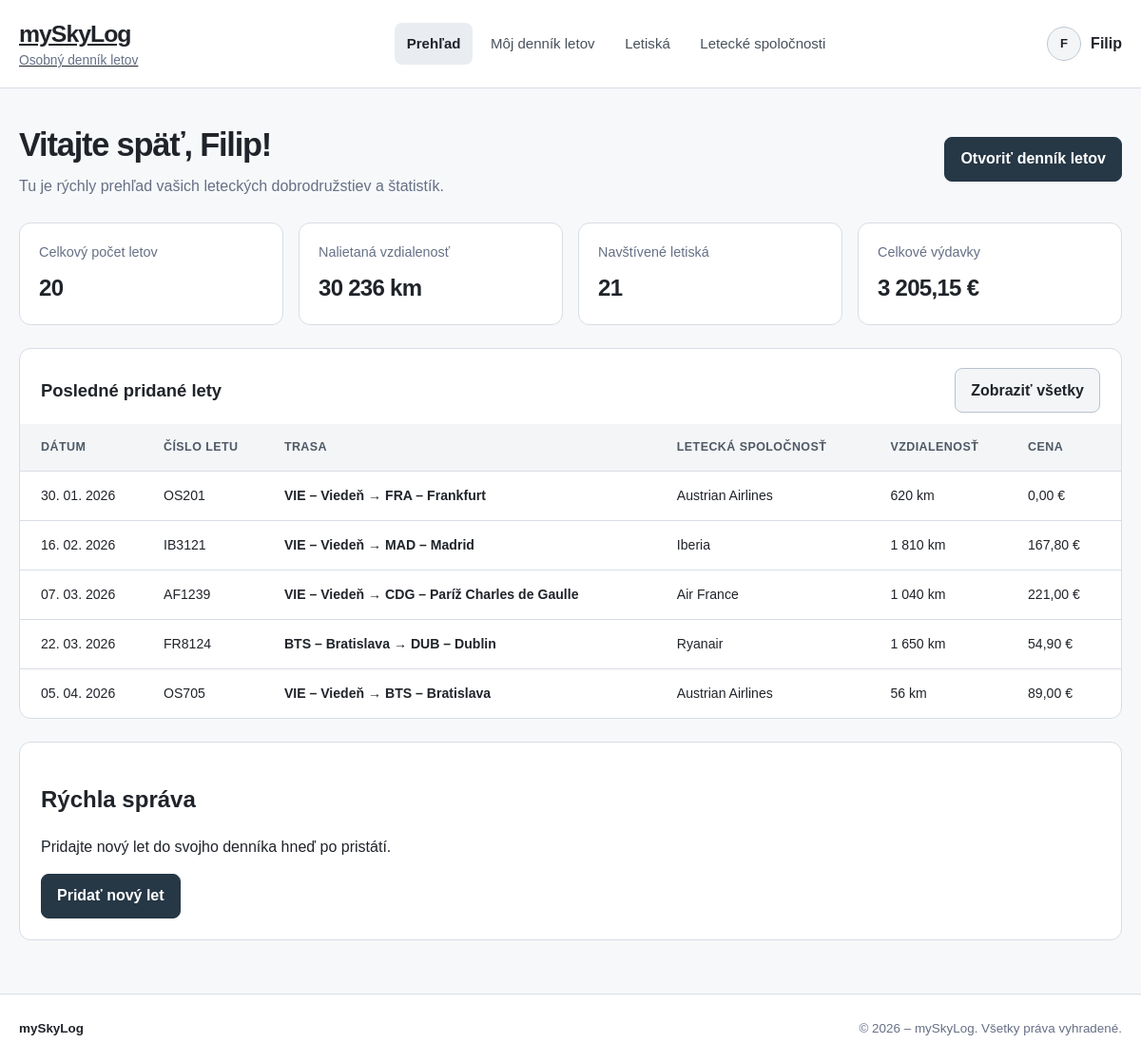
The page / on the database its author committed.
### tables this page shows
CREATE TABLE IF NOT EXISTS `flights` (
    `id` INT UNSIGNED NOT NULL AUTO_INCREMENT,
    `flight_number` VARCHAR(20) NOT NULL,
    `departure_airport` VARCHAR(100) NOT NULL,
    `arrival_airport` VARCHAR(100) NOT NULL,
    `airline` VARCHAR(120) NOT NULL,
    `flight_date` DATE NOT NULL,
    `distance_km` INT UNSIGNED NULL,
    `ticket_price` DECIMAL(10, 2) NULL,
    `payment_method` VARCHAR(20) NULL,
    `notes` TEXT NULL,
    PRIMARY KEY (`id`),
    INDEX `idx_flights_flight_date` (`flight_date`)
);

### Framework/Http/Responses/Response.php (called while the page is built, shortened)
<?php
abstract class Response
{
    public function send(): void
    {
        $this->generate();
    }
}

### public/index.php (called while the page is built, shortened)
<?php
require __DIR__ . '/../Framework/ClassLoader.php';
try {
    $app = new App();
    $app->run();
} catch (Exception $e) {
    die('An error occurred: ' . $e->getMessage());
}

### Framework/Support/LinkGenerator.php (called while the page is built, shortened)
<?php
class LinkGenerator
{
    private Request $request;
    public function __construct(Request $request, Router $router)
    {
        $this->request = $request;
    }
    public function url(
        string|array $destination,
        array $parameters = [],
        bool $absolute = false,
        bool $appendParameters = false
    ): string {
        list($controller, $action) = explode(".", $destination);
        $args = $appendParameters ? $this->request->get() : [];
        $args = ["c" => lcfirst($controller), "a" => $action != "index" ? $action : null] + $parameters + $args;
        $basePath = $absolute ? $this->request->getBaseUrl() : "";
        return $basePath . "?" . http_build_query($args);
    }
}

### Framework/DB/Connection.php (called while the page is built, shortened)
<?php
class Connection
{
    private static ?Connection $instance = null;
    private PDO $db;
    public function __construct(PDO $db)
    {
        $this->db = $db;
    }
    public static function getInstance(): Connection
    {
        try {
            if (self::$instance == null) {
                $db = new PDO(
                    'mysql:dbname=' . Configuration::DB_NAME . ';host=' . Configuration::DB_HOST,
                    Configuration::DB_USER,
                    Configuration::DB_PASS
                );
                $db->setAttribute(PDO::ATTR_ERRMODE, PDO::ERRMODE_EXCEPTION);
                $db->setAttribute(PDO::ATTR_EMULATE_PREPARES, true);
                self::$instance = new self($db);
            }
            return self::$instance;
        } catch (PDOException $e) {
            throw new Exception('Connection failed: ' . $e->getMessage());
        }
    }
    public function prepare(string $sql): DebugStatement
    {
        try {
            return new DebugStatement($this->db->prepare($sql));
        } catch (PDOException $e) {
            throw new Exception('Prepare failed: ' . $e->getMessage());
        }
    }
}

### Framework/Core/Model.php (called while the page is built, shortened)
<?php
abstract class Model implements \JsonSerializable
{
    protected static ?string $tableName = null;
    protected static array $columnsMap = [];
    private static array $dbColumns = [];
    private static IDbConvention $dbConventions;
    protected static function getTableName(): string
    {
        if (!empty(static::$tableName)) {
            return static::$tableName;
        }
        return self::getConventions()->getTableName(get_called_class());
    }
    protected static function getColumnsMap(): array
    {
        return static::$columnsMap ?? [];
    }
    public static function getAll(
        ?string $whereClause = null,
        array   $whereParams = [],
        ?string $orderBy = null,
        ?int    $limit = null,
        ?int    $offset = null
    ): array
    {
        try {
            $sql = "SELECT " . static::getDBColumnNamesList() . " FROM `" . static::getTableName() . "`";
            if ($orderBy !== null) {
                $sql .= " ORDER BY $orderBy";
            }
            $stmt = Connection::getInstance()->prepare($sql);
            $stmt->execute($whereParams);
            $models = $stmt->fetchAll(PDO::FETCH_CLASS | PDO::FETCH_PROPS_LATE, static::class);
            return $models;
        } catch (PDOException $exception) {
            throw new Exception('Query failed: ' . $exception->getMessage(), 0, $exception);
        }
    }
    private static function getDbColumns(): array
    {
        try {
            $sql = "DESCRIBE " . static::getTableName();
            $stmt = Connection::getInstance()->prepare($sql);
            $stmt->execute([]);
            self::$dbColumns[static::class] = array_column($stmt->fetchAll(), 'Field');
            return self::$dbColumns[static::class];
        } catch (PDOException $exception) {
            throw new Exception('Query failed: ' . $exception->getMessage(), 0, $exception);
        }
    }
    private static function getModelProperties(): array
    {
        $reflection = new \ReflectionClass(static::class);
        $properties = [];
        foreach ($reflection->getProperties() as $property) {
            $propertyName = $property->getName();
            if ($property->isStatic()) {
                continue;
            }
            $properties[$propertyName] = true;
        }
        return $properties;
    }
    private static function getDBColumnNamesList(): string
    {
        $dbColumns = [];
        foreach (static::getDbColumns() as $columnName) {
            $propertyName = static::toPropertyName($columnName);
            if ($propertyName != $columnName) {
                $dbColumns[] = "`$columnName` AS {$propertyName}";
            } else {
                $dbColumns[] = $columnName;
            }
        }
        return implode(', ', $dbColumns);
    }
    private static function toPropertyName(string $columnName): string
    {
        $customMapping = static::getColumnsMap();
        if (isset($customMapping[$columnName])) {
            return $customMapping[$columnName];
        } else {
            return static::getConventions()->toPropertyName($columnName);
        }
    }
    private static function getConventions(): IDbConvention
    {
        if (!isset(static::$dbConventions)) {
            static::$dbConventions = new (Configuration::DB_CONVENTIONS_CLASS)();
        }
        return static::$dbConventions;
    }
}

### Framework/ClassLoader.php (called while the page is built, shortened)
<?php
class ClassLoader
{
    public static function Boot(): void
    {
        spl_autoload_register(function ($class_name) {
            $file = self::getClassFile($class_name);
        });
    }
    public static function getClassFile(string $className): string
    {
        $baseDir = realpath(dirname(__DIR__));
        $relativePath = str_replace('\\', DIRECTORY_SEPARATOR, ltrim($className, '\\')) . '.php';
        return $baseDir . DIRECTORY_SEPARATOR . $relativePath;
    }
}

### Framework/DB/DebugStatement.php (called while the page is built, shortened)
<?php
class DebugStatement
{
    private PDOStatementAlias $stmt;
    public function __construct($stmt)
    {
        $this->stmt = $stmt;
    }
    public function execute(?array $params = null): bool
    {
        $result = $this->stmt->execute($params);
        $this->stmt->debugDumpParams();
        return $result;
    }
    public function __call(string $name, array $arguments): mixed
    {
        return $this->stmt->{$name}(...$arguments);
    }
}

### App/Controllers/HomeController.php (called while the page is built, shortened)
<?php
class HomeController extends BaseController
{
    public function index(Request $request): Response
    {
        $flights = Flight::getAll(orderBy: 'id DESC');
        $distance = 0;
        $expenses = 0.0;
        $airports = [];
        foreach ($flights as $flight) {
            $distance += (int)($flight->distance_km ?? 0);
            $expenses += (float)($flight->ticket_price ?? 0);
            foreach ([$flight->departure_airport, $flight->arrival_airport] as $airport) {
                if (trim((string)$airport) !== '') {
                    $airports[strtolower(trim((string)$airport))] = true;
                }
            }
        }
        return $this->html([
            'flightCount' => count($flights),
            'totalDistance' => $distance,
            'airportCount' => count($airports),
            'totalExpenses' => $expenses,
            'recentFlights' => array_slice($flights, 0, 5),
        ]);
    }
}

### Framework/DB/DefaultConventions.php (called while the page is built, shortened)
<?php
class DefaultConventions implements IDbConvention
{
    public function toPropertyName(string $columnName): string
    {
        return $columnName;
    }
}

### App/Views/Home/index.view.php (the view, shortened to what this page needs)
<?php
$e = static fn($value) => htmlspecialchars((string)$value, ENT_QUOTES, 'UTF-8');
?>
<section class="page-heading">
    <div>
        <h1>Vitajte späť, Filip!</h1>
        <p>Tu je rýchly prehľad vašich leteckých dobrodružstiev a štatistík.</p>
    </div>
    <a class="button button-primary" href="<?= $link->url('home.flights') ?>">Otvoriť denník letov</a>
</section>
<section class="stats-grid" aria-label="Súhrnné štatistiky">
    <article class="stat-card"><p class="stat-label">Celkový počet letov</p><p class="stat-value"><?= number_format($flightCount, 0, ',', ' ') ?></p></article>
    <article class="stat-card"><p class="stat-label">Nalietaná vzdialenosť</p><p class="stat-value"><?= number_format($totalDistance, 0, ',', ' ') ?> km</p></article>
    <article class="stat-card"><p class="stat-label">Navštívené letiská</p><p class="stat-value"><?= number_format($airportCount, 0, ',', ' ') ?></p></article>
    <article class="stat-card"><p class="stat-label">Celkové výdavky</p><p class="stat-value"><?= number_format($totalExpenses, 2, ',', ' ') ?> €</p></article>
</section>
<section class="section panel table-panel" aria-labelledby="recent-flights-title">
    <div class="table-heading">
        <h2 id="recent-flights-title">Posledné pridané lety</h2>
        <a class="button button-secondary" href="<?= $link->url('home.flights') ?>">Zobraziť všetky</a>
    </div>
    <div class="table-wrap">
        <table>
            <thead><tr><th scope="col">Dátum</th><th scope="col">Číslo letu</th><th scope="col">Trasa</th><th scope="col">Letecká spoločnosť</th><th scope="col">Vzdialenosť</th><th scope="col">Cena</th></tr></thead>
            <tbody>
            <?php foreach ($recentFlights as $flight): ?>
                <tr>
                    <td data-label="Dátum"><?= $e(date('d. m. Y', strtotime((string)$flight->flight_date))) ?></td>
                    <td data-label="Číslo letu"><?= $e($flight->flight_number) ?></td>
                    <td data-label="Trasa"><span class="route"><?= $e($flight->departure_airport) ?> → <?= $e($flight->arrival_airport) ?></span></td>
                    <td data-label="Letecká spoločnosť" class="airline"><?= $e($flight->airline) ?></td>
                    <td data-label="Vzdialenosť"><?= $flight->distance_km !== null && $flight->distance_km !== '' ? number_format((int)$flight->distance_km, 0, ',', ' ') . ' km' : '—' ?></td>
                    <td data-label="Cena"><?= $flight->ticket_price !== null && $flight->ticket_price !== '' ? number_format((float)$flight->ticket_price, 2, ',', ' ') . ' €' : '—' ?></td>
                </tr>
            <?php endforeach; ?>
            </tbody>
        </table>
    </div>
</section>
<section class="section" aria-label="Rýchle akcie a informácie">
    <div class="quick-actions-grid">
        <article class="panel">
            <h2>Rýchla správa</h2>
            <p>Pridajte nový let do svojho denníka hneď po pristátí.</p>
            <a class="button button-primary" href="<?= $link->url('home.flights') ?>#formular-pridania">Pridať nový let</a>
        </article>
    </div>
</section>

### rows shown on the page
flights: flight_date "30. 01. 2026", flight_number "OS201", departure_airport "VIE – Viedeň", arrival_airport "FRA – Frankfurt", airline "Austrian Airlines", distance_km "620", ticket_price "0,00"
flights: flight_date "16. 02. 2026", flight_number "IB3121", departure_airport "VIE – Viedeň", arrival_airport "MAD – Madrid", airline "Iberia", distance_km "1 810", ticket_price "167,80"
flights: flight_date "07. 03. 2026", flight_number "AF1239", departure_airport "VIE – Viedeň", arrival_airport "CDG – Paríž Charles de Gaulle", airline "Air France", distance_km "1 040", ticket_price "221,00"
flights: flight_date "22. 03. 2026", flight_number "FR8124", departure_airport "BTS – Bratislava", arrival_airport "DUB – Dublin", airline "Ryanair", distance_km "1 650", ticket_price "54,90"
flights: flight_date "05. 04. 2026", flight_number "OS705", departure_airport "VIE – Viedeň", arrival_airport "BTS – Bratislava", airline "Austrian Airlines", distance_km "56", ticket_price "89,00"

### other values the page prints
$flightCount "20"
$totalDistance "30 236"
$airportCount "21"
$totalExpenses "3 205,15"
